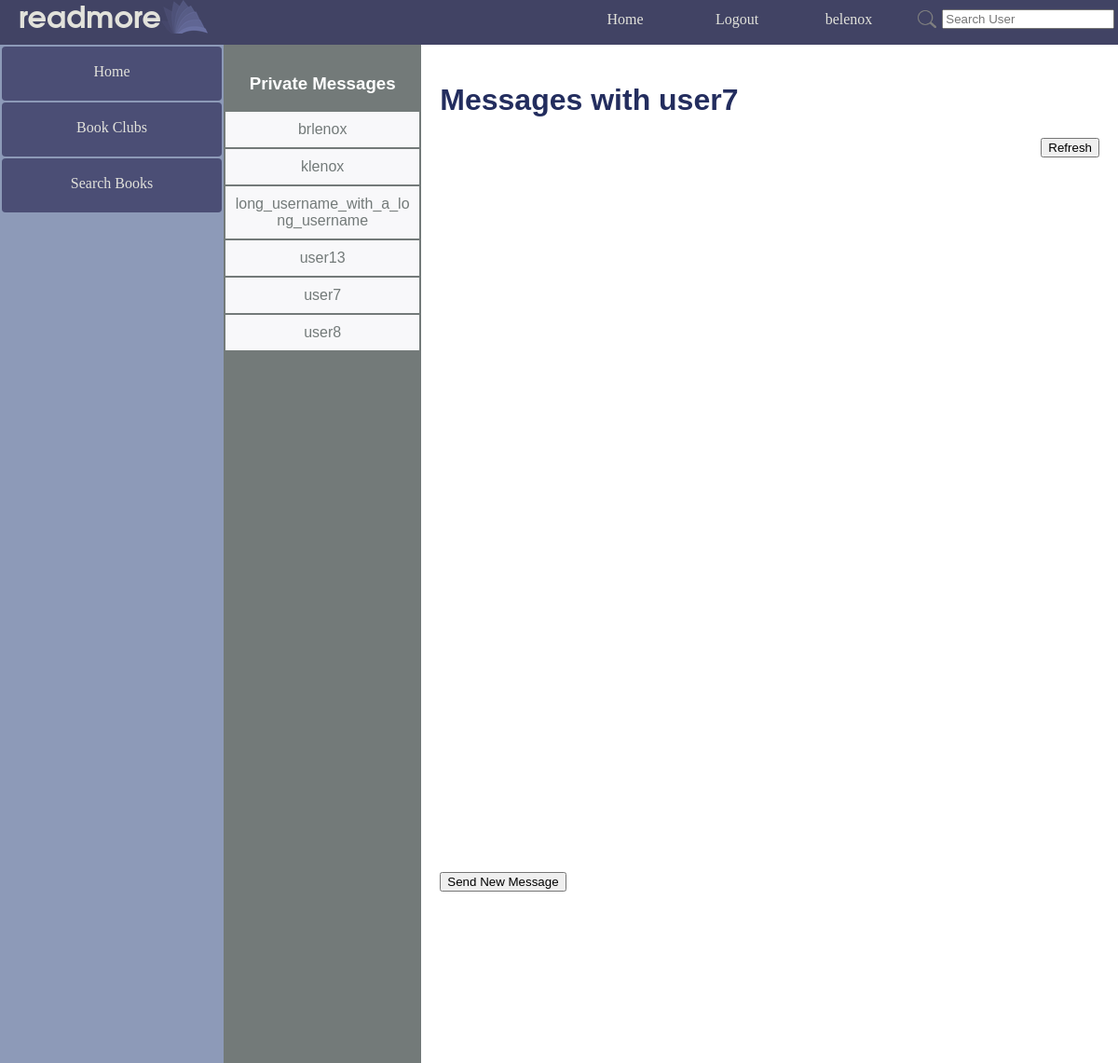
/readmore/messages/2/ (signed in), run on the app's committed database.
### readmore_app/models.py (models this page shows, shortened)
class UserExt(User):
    user_friends = models.ManyToManyField('UserExt', related_name="friends")
    user_birthdate = models.DateField()
    user_bio = models.TextField(default="This user hasn't written a bio :(")
    user_pending_friends = models.ManyToManyField('UserExt', related_name="pending_friends")
    user_reading_log = models.ManyToManyField('ReadingLogBook', related_name="reading_log")

### readmore_app/views.py (the view, shortened to what this page needs)
# urls.py: path('messages/', views.messages, name='messages_no_id'),
def messages(request, friend_id=None):
    get_identifier = lambda user1, user2: str(min(user1.id, user2.id)) + '_' + str(max(user1.id, user2.id))
    if not request.user.is_authenticated:
        return redirect(reverse("readmore_app:login"))
    real_user = UserExt.objects.get(pk=request.user.id)
    if friend_id is None:
        if not real_user.user_friends.count():
            return render(request, 'readmore_app/messages.html', {'real_user': real_user})
        friend_id = real_user.user_friends.order_by('username')[0].id
        return redirect(reverse('readmore_app:messages', kwargs={'friend_id': friend_id}))
    friend = get_object_or_404(UserExt, id=friend_id)
    pm_list = PM.objects.filter(chat_pm_identifier=get_identifier(real_user, friend)).order_by('chat_time')
    sorted_friends = real_user.user_friends.order_by('username')
    return render(request, 'readmore_app/messages.html', {'real_user': real_user, 'friend': friend, 'pm_list': pm_list, 'sorted_friends': sorted_friends})

### readmore_app/templatetags/extras.py (called while the page is built)
@register.simple_tag
def num_notifications(user_id):
    try:
        this_user = UserExt.objects.get(pk=user_id)
        return Notification.objects.filter(notification_user=this_user).count()
    except Exception as e:
        return ""

### readmore_app/templates/readmore_app/messages.html (shortened to what this page needs)
{% extends parent_template|default:"base.html" %}
{% load static %}
{% block content %}
<div style="margin:0px;">
<div style="display:flex; margin-left:0px; font-family:Arial, Helvetica, sans-serif;">
<div class="mailbox_card">
    <h3 style="margin-top: 1%; color:white;">Private Messages</h3>
    <center>
    {% if not sorted_friends %}
    <h4>Add Friends to Message Them</h4>
    {% else %}
    {% for user_friend in sorted_friends %}
    <a class="mailbox_username" href="{% url 'readmore_app:messages' user_friend.id %}">{{ user_friend.username }}</a>
    {% endfor %}
    {% endif %}
    </center>
</div>
<div style="{% if not friend %}height: 600px;{% endif %}" class="message_area">
    {% if friend %}
    <h1 style="word-break:break-word">Messages with {{ friend.username }}</h1>
    <button onclick="window.location.reload();" style="float: right;">Refresh</button>
    <div id="chatdiv" style="width:100%; margin-top:10%;">
    </div>
    <button style="display: block; margin-bottom: 200px; margin-top: 20px;" id="messageButton" onclick="displayMessage();">Send New Message</button>
    {% else %}
    <h1>Add Friends to Begin Sending Messages</h1>
    {% endif %}
</div>
</div>
</div>
{% endblock %}

### templates/base.html (shortened to what this page needs)
{% load extras %}
{% load static %}
<!DOCTYPE html>
<html lang="en">
  <head>
    <link rel=stylesheet href="{% static 'readmore_app/style.css' %}">
  </head>
  <body>
    <div class="container" >
      <div class="navbar navbar_wrapper">
        <div class="navbar">
          <div><h2 class="logo">readmore</h2></div>
          <div><img src="{% static 'readmore_app/logo_small.png' %}"></div>
        </div>
        <div class="navbar_links" style="padding-right:2%;">
          <a class="link" href="{% url 'readmore_app:index' %}">Home</a>
          {% if not user.is_authenticated %}
          <a class="link" href="{% url 'readmore_app:login' %}" >Login</a>
          <a class="link" href="{% url 'readmore_app:registration' %}">Register</a>
          {% else %}
          <a href="{% url 'readmore_app:logout' %}" >Logout</a>
          <div id="drop">
              {% num_notifications user.id as has_notifications %}
              <a  href="{% url 'readmore_app:profile' user.id %}" style="padding-bottom:17px;">{{ user.username }}</a>
          </div>
          <div style="padding: 0.5%;">
            <form style="display: flex; left: 0px; position: relative; top:7px; align-items: center;" class="link" method="POST" action="{% url 'readmore_app:user_search_results' %}">
              <input type="image" width="20px" style="margin-right: 3%;" src="{% static 'readmore_app/logo_search.png' %}">
              <input type="text" placeholder="Search User" name="search_query" >
            </form>
          </div>
          {% endif %}
        </div>
      </div>
      <div class="content-container">
          {% if user.is_authenticated %}
          <div class="sidebar">
              <a href="{% url 'readmore_app:index' %}">Home</a>
              <a href="{% url 'readmore_app:book_clubs' %}">Book Clubs</a>
              <a href="{% url 'readmore_app:search_book' %}">Search Books</a>
          </div>
          <main style="margin:0;">
          {% endif %}
          {% block content %}{% endblock %}
          </main>
      </div>
    </div>
  </body>
</html>

### readmore_app/static/readmore_app/style.css (style rules this page uses)
body { font-family: Garamond, Georgia, serif; margin:0; overflow: hidden; }
a { text-decoration: none; }
h2.logo { color:#e2e2db; font-family:Arial, Helvetica, sans-serif; font-weight:800px; margin-left: 20px; font-size:32px; margin-top: 6px; }
.container { display:flex; flex-flow: column; height: inherit; overflow: hidden; }
.content-container { display: flex; justify-content: start; flex-direction: row; flex-wrap: nowrap; height: 100vh; }
h2.logo { color:#e2e2db; font-family: Avantgarde, TeX Gyre Adventor, URW Gothic L, sans-serif; font-weight:800px; margin-left: 20px; font-size:32px; margin-top: 6px; }
main { background-image: url(white_background.jpg); background-attachment:scroll; background-size:cover; display: flex; width: 80%; min-height: 100%; height: 100% auto; color: #232D5E; overflow-y: auto; overflow-x: hidden; justify-content:center; }
main > * { margin-left: 4.5%; }
main > div { width: 100%; }
#drop { display: flex; flex-direction: column; align-content: center; align-items: center; margin-right:2%; }
.mailbox_card { width: 30%; padding-top:3%; background-color: #737a79; text-align: center; min-width:130px; word-break: break-word; }
.mailbox_username { color: #737a79; background: #f8f8fa; display: block; padding: 10px; padding-bottom: 10px; word-wrap: break-word; height: fit-content; margin:1%; }
div.sidebar { position: relative; text-align: center; background: #8d9ab8; width:20%; height:100vh; }
.sidebar a { margin: 2px 2px 2px 2px; border-radius: 4px; color: #e2e2db; height: 30px; display:block; width:auto; border:none; padding: 10px; padding-top: 18px ; background: #4b4e75; }
.navbar_wrapper { padding-right: 2%; width:100%; }
.navbar { height:3em; }
div.navbar { float:initial; display: flex; border: none; position: relative; background: #414364; z-index: 1; justify-content: space-between; }
.navbar a { min-width: 120px; text-align: center; border-radius: 4px; font-size: medium; text-decoration: none; color: #e2e2db; background: none; padding: 12px 0px; }
#chatdiv { overflow: scroll; height: 63vh; width: 100%; overflow-x: hidden; }
.message_area { display: inline-table; box-shadow: 2px 2px 2px#7074ac; width: 100%; background-color: white; overflow: hidden; padding: 20px; padding-bottom:7%; }
.navbar_links { float:initial; display: flex; border: none; position: relative; z-index: 1; justify-content: space-between; }

### data on the page
UserExt: username "brlenox"
UserExt: username "klenox"
UserExt: username "long_username_with_a_long_username"
UserExt: username "user13"
UserExt: username "user7"
UserExt: username "user8"

### other printed values
{{ user.username }} "belenox"
{{ friend.username }} "user7"
